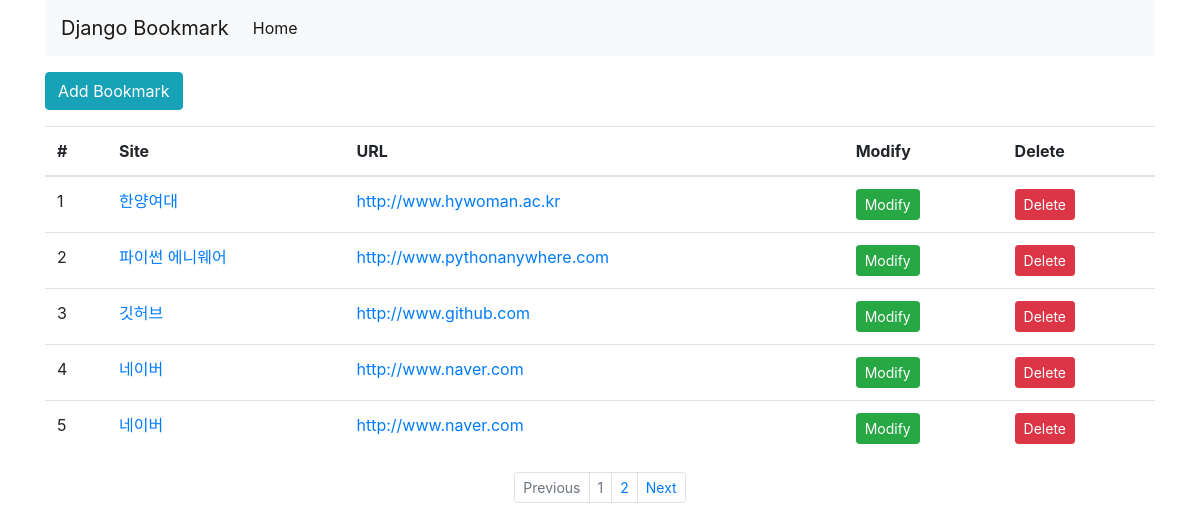
Screenshot of /bookmark/ with the database file from the repository.
### bookmark/models.py (models this page shows, shortened)
class Bookmark(models.Model):
    site_name = models.CharField(max_length=100)
    url = models.URLField('Site URL')

### bookmark/views.py (the view)
# urls.py: path('', BookmarkListView.as_view(), name='list'),
class BookmarkListView(ListView):
    model = Bookmark
    paginate_by = 5  # 페이징 기능

### bookmark/templates/bookmark/bookmark_list.html (shortened to what this page needs)
{% extends 'base.html' %}
{% block content %}
    <div class="btn-group">
        <a href="{% url 'add' %}" class="btn btn-info">Add Bookmark</a>
    </div>
    <table class="table">
        <thead>
            <tr>
                <th scope="col">#</th>
                <th scope="col">Site</th>
                <th scope="col">URL</th>
                <th scope="col">Modify</th>
                <th scope="col">Delete</th>
            </tr>
        </thead>
        <tbody>
            {% for bookmark in object_list %}
                <tr>
                    <td>
                        {{ forloop.counter }}
                    </td>
                    <td>
                        <a href="{% url 'detail'  pk=bookmark.id %}">{{bookmark.site_name}}</a>
                    </td>
                    <td>
                        <a href="{{bookmark.url}}" target="_blank">{{bookmark.url}}</a>
                    </td>
                    <td><a href="{% url 'update' pk=bookmark.id %}" class="btn btn-success btn-sm">Modify</a></td>
                    <td><a href="{% url 'delete' pk=bookmark.id %}" class="btn btn-danger btn-sm">Delete</a></td>
                </tr>
            {% endfor %}
        </tbody>
    </table>
{% endblock %}
{% block pagination %}
    {% if is_paginated %}
    <ul class="pagination justify-content-center pagination-sm">
        {% if page_obj.has_previous %}
            <li class="page-item">
              <a class="page-link" href="{% url 'list' %}?page={{ page_obj.previous_page_number }}" tabindex="-1">Previous</a>
            </li>
        {% else %}
            <li class="page-item disabled">
                <a class="page-link" href="#" tabindex="-1">Previous</a>
            </li>
        {% endif %}
        {% for object in page_obj.paginator.page_range %}
            <li class="page-item {% if page_obj.number == forloop.counter %}disabled{% endif %}">
                <a class="page-link" href="{{ request.path }}?page={{ forloop.counter }}">{{ forloop.counter }}</a>
            </li>
        {% endfor %}
        {% if page_obj.has_next %}
            <li class="page-item">
              <a class="page-link" href="{% url 'list' %}?page={{ page_obj.next_page_number }}">Next</a>
            </li>
        {% else %}
            <li class="page-item disabled">
                <a class="page-link" href="#">Next</a>
            </li>
        {% endif %}
    </ul>
    {% endif %}
{% endblock %}

### templates/base.html (shortened to what this page needs)
<!DOCTYPE html>
<html lang="en">
<head>
    <link rel="stylesheet" href="https://stackpath.bootstrapcdn.com/bootstrap/4.4.1/css/bootstrap.min.css">
    {% load static %}
    <link rel="stylesheet" href="{% static 'style.css' %}">
</head>
<body>
    <div class="container">
        <nav class="navbar navbar-expand-lg navbar-light bg-light">
            <a class="navbar-brand" href="#">Django Bookmark</a>
            <div class="collapse navbar-collapse" id="navbarSupportedContent">
                <ul class="navbar-nav mr-auto">
                    <li class="nav-item active">
                        <a class="nav-link" href="#">Home <span class="sr-only">(current)</span></a>
                    </li>
                </ul>
            </div>
        </nav>
        <div class="row">
            <div class="col">
                {% block content %}
                {% endblock %}
                {% block pagination %}
                {% endblock %}
            </div>
        </div>
    </div>
</body>
</html>

### static/style.css (style rules this page uses)
body { width:100%; }

### rows the page displays
Bookmark: site_name "한양여대", url "http://www.hywoman.ac.kr"
Bookmark: site_name "파이썬 에니웨어", url "http://www.pythonanywhere.com"
Bookmark: site_name "깃허브", url "http://www.github.com"
Bookmark: site_name "네이버", url "http://www.naver.com"
Bookmark: site_name "네이버", url "http://www.naver.com"
